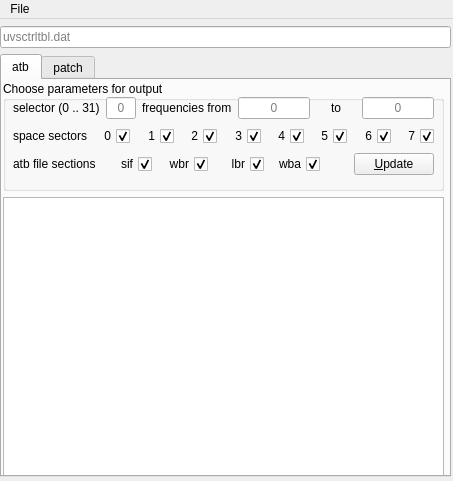
<?xml version="1.0" encoding="UTF-8"?>
<ui version="4.0">
 <class>ViewerDialog</class>
 <widget class="QMainWindow" name="ViewerDialog">
  <property name="windowModality">
   <enum>Qt::WindowModal</enum>
  </property>
  <property name="geometry">
   <rect>
    <x>0</x>
    <y>0</y>
    <width>453</width>
    <height>481</height>
   </rect>
  </property>
  <property name="sizePolicy">
   <sizepolicy hsizetype="Fixed" vsizetype="Fixed">
    <horstretch>0</horstretch>
    <verstretch>0</verstretch>
   </sizepolicy>
  </property>
  <property name="minimumSize">
   <size>
    <width>453</width>
    <height>481</height>
   </size>
  </property>
  <property name="maximumSize">
   <size>
    <width>453</width>
    <height>481</height>
   </size>
  </property>
  <property name="windowTitle">
   <string>ChanTblViewer</string>
  </property>
  <widget class="QWidget" name="centralwidget">
   <widget class="QWidget" name="layoutWidget">
    <property name="geometry">
     <rect>
      <x>0</x>
      <y>7</y>
      <width>451</width>
      <height>451</height>
     </rect>
    </property>
    <layout class="QVBoxLayout" name="verticalLayout_5">
     <item>
      <widget class="QLineEdit" name="m_path">
       <property name="sizePolicy">
        <sizepolicy hsizetype="Expanding" vsizetype="Fixed">
         <horstretch>0</horstretch>
         <verstretch>0</verstretch>
        </sizepolicy>
       </property>
       <property name="alignment">
        <set>Qt::AlignLeading|Qt::AlignLeft|Qt::AlignVCenter</set>
       </property>
       <property name="placeholderText">
        <string>uvsctrltbl.dat</string>
       </property>
      </widget>
     </item>
     <item>
      <widget class="QTabWidget" name="tabWidget">
       <property name="currentIndex">
        <number>0</number>
       </property>
       <widget class="QWidget" name="tabAtb">
        <attribute name="title">
         <string>atb</string>
        </attribute>
        <widget class="QWidget" name="layoutWidget1">
         <property name="geometry">
          <rect>
           <x>1</x>
           <y>1</y>
           <width>441</width>
           <height>401</height>
          </rect>
         </property>
         <layout class="QVBoxLayout" name="verticalLayout_3">
          <item>
           <widget class="QGroupBox" name="groupBox">
            <property name="sizePolicy">
             <sizepolicy hsizetype="Expanding" vsizetype="Preferred">
              <horstretch>0</horstretch>
              <verstretch>0</verstretch>
             </sizepolicy>
            </property>
            <property name="minimumSize">
             <size>
              <width>0</width>
              <height>110</height>
             </size>
            </property>
            <property name="baseSize">
             <size>
              <width>0</width>
              <height>0</height>
             </size>
            </property>
            <property name="title">
             <string>Choose parameters for output</string>
            </property>
            <widget class="QWidget" name="layoutWidget2">
             <property name="geometry">
              <rect>
               <x>10</x>
               <y>15</y>
               <width>421</width>
               <height>83</height>
              </rect>
             </property>
             <layout class="QVBoxLayout" name="verticalLayout">
              <item>
               <layout class="QHBoxLayout" name="horizontalLayout_12">
                <item>
                 <layout class="QGridLayout" name="gridLayout">
                  <item row="0" column="4">
                   <widget class="QLineEdit" name="m_iatb">
                    <property name="sizePolicy">
                     <sizepolicy hsizetype="Fixed" vsizetype="Fixed">
                      <horstretch>0</horstretch>
                      <verstretch>0</verstretch>
                     </sizepolicy>
                    </property>
                    <property name="minimumSize">
                     <size>
                      <width>0</width>
                      <height>0</height>
                     </size>
                    </property>
                    <property name="maximumSize">
                     <size>
                      <width>30</width>
                      <height>16777215</height>
                     </size>
                    </property>
                    <property name="alignment">
                     <set>Qt::AlignCenter</set>
                    </property>
                    <property name="placeholderText">
                     <string>0</string>
                    </property>
                   </widget>
                  </item>
                  <item row="0" column="0" colspan="3">
                   <widget class="QLabel" name="label">
                    <property name="sizePolicy">
                     <sizepolicy hsizetype="Fixed" vsizetype="Fixed">
                      <horstretch>0</horstretch>
                      <verstretch>0</verstretch>
                     </sizepolicy>
                    </property>
                    <property name="minimumSize">
                     <size>
                      <width>0</width>
                      <height>0</height>
                     </size>
                    </property>
                    <property name="text">
                     <string>selector (0 .. 31)</string>
                    </property>
                    <property name="indent">
                     <number>-1</number>
                    </property>
                   </widget>
                  </item>
                 </layout>
                </item>
                <item>
                 <spacer name="horizontalSpacer">
                  <property name="orientation">
                   <enum>Qt::Horizontal</enum>
                  </property>
                  <property name="sizeHint" stdset="0">
                   <size>
                    <width>40</width>
                    <height>20</height>
                   </size>
                  </property>
                 </spacer>
                </item>
                <item>
                 <widget class="QLabel" name="label_5">
                  <property name="sizePolicy">
                   <sizepolicy hsizetype="Fixed" vsizetype="Fixed">
                    <horstretch>0</horstretch>
                    <verstretch>0</verstretch>
                   </sizepolicy>
                  </property>
                  <property name="maximumSize">
                   <size>
                    <width>1000</width>
                    <height>16777215</height>
                   </size>
                  </property>
                  <property name="text">
                   <string>frequencies from</string>
                  </property>
                 </widget>
                </item>
                <item>
                 <layout class="QHBoxLayout" name="horizontalLayout">
                  <item>
                   <widget class="QLineEdit" name="m_ffrom">
                    <property name="maximumSize">
                     <size>
                      <width>16777215</width>
                      <height>16777215</height>
                     </size>
                    </property>
                    <property name="alignment">
                     <set>Qt::AlignCenter</set>
                    </property>
                    <property name="placeholderText">
                     <string>0</string>
                    </property>
                   </widget>
                  </item>
                  <item>
                   <widget class="QLabel" name="label_4">
                    <property name="sizePolicy">
                     <sizepolicy hsizetype="Fixed" vsizetype="Fixed">
                      <horstretch>0</horstretch>
                      <verstretch>0</verstretch>
                     </sizepolicy>
                    </property>
                    <property name="minimumSize">
                     <size>
                      <width>40</width>
                      <height>0</height>
                     </size>
                    </property>
                    <property name="text">
                     <string>to</string>
                    </property>
                    <property name="alignment">
                     <set>Qt::AlignCenter</set>
                    </property>
                   </widget>
                  </item>
                  <item>
                   <widget class="QLineEdit" name="m_fto">
                    <property name="maximumSize">
                     <size>
                      <width>16777215</width>
                      <height>16777215</height>
                     </size>
                    </property>
                    <property name="alignment">
                     <set>Qt::AlignCenter</set>
                    </property>
                    <property name="placeholderText">
                     <string>0</string>
                    </property>
                   </widget>
                  </item>
                 </layout>
                </item>
               </layout>
              </item>
              <item>
               <layout class="QGridLayout" name="gridLayout_2">
                <item row="0" column="0">
                 <widget class="QLabel" name="label_2">
                  <property name="sizePolicy">
                   <sizepolicy hsizetype="Fixed" vsizetype="Fixed">
                    <horstretch>0</horstretch>
                    <verstretch>0</verstretch>
                   </sizepolicy>
                  </property>
                  <property name="minimumSize">
                   <size>
                    <width>32</width>
                    <height>0</height>
                   </size>
                  </property>
                  <property name="text">
                   <string>space sectors</string>
                  </property>
                 </widget>
                </item>
                <item row="0" column="8">
                 <widget class="QCheckBox" name="m_g7">
                  <property name="layoutDirection">
                   <enum>Qt::RightToLeft</enum>
                  </property>
                  <property name="text">
                   <string>7</string>
                  </property>
                  <property name="checked">
                   <bool>true</bool>
                  </property>
                 </widget>
                </item>
                <item row="0" column="7">
                 <widget class="QCheckBox" name="m_g6">
                  <property name="layoutDirection">
                   <enum>Qt::RightToLeft</enum>
                  </property>
                  <property name="text">
                   <string>6</string>
                  </property>
                  <property name="checked">
                   <bool>true</bool>
                  </property>
                 </widget>
                </item>
                <item row="0" column="6">
                 <widget class="QCheckBox" name="m_g5">
                  <property name="layoutDirection">
                   <enum>Qt::RightToLeft</enum>
                  </property>
                  <property name="text">
                   <string>5</string>
                  </property>
                  <property name="checked">
                   <bool>true</bool>
                  </property>
                 </widget>
                </item>
                <item row="0" column="5">
                 <widget class="QCheckBox" name="m_g4">
                  <property name="layoutDirection">
                   <enum>Qt::RightToLeft</enum>
                  </property>
                  <property name="text">
                   <string>4</string>
                  </property>
                  <property name="checked">
                   <bool>true</bool>
                  </property>
                 </widget>
                </item>
                <item row="0" column="4">
                 <widget class="QCheckBox" name="m_g3">
                  <property name="layoutDirection">
                   <enum>Qt::RightToLeft</enum>
                  </property>
                  <property name="text">
                   <string>3</string>
                  </property>
                  <property name="checked">
                   <bool>true</bool>
                  </property>
                 </widget>
                </item>
                <item row="0" column="3">
                 <widget class="QCheckBox" name="m_g2">
                  <property name="layoutDirection">
                   <enum>Qt::RightToLeft</enum>
                  </property>
                  <property name="text">
                   <string>2</string>
                  </property>
                  <property name="checked">
                   <bool>true</bool>
                  </property>
                 </widget>
                </item>
                <item row="0" column="2">
                 <widget class="QCheckBox" name="m_g1">
                  <property name="layoutDirection">
                   <enum>Qt::RightToLeft</enum>
                  </property>
                  <property name="text">
                   <string>1</string>
                  </property>
                  <property name="checked">
                   <bool>true</bool>
                  </property>
                 </widget>
                </item>
                <item row="0" column="1">
                 <widget class="QCheckBox" name="m_g0">
                  <property name="layoutDirection">
                   <enum>Qt::RightToLeft</enum>
                  </property>
                  <property name="text">
                   <string>0</string>
                  </property>
                  <property name="checked">
                   <bool>true</bool>
                  </property>
                 </widget>
                </item>
               </layout>
              </item>
              <item>
               <layout class="QHBoxLayout" name="horizontalLayout_13">
                <item>
                 <layout class="QGridLayout" name="gridLayout_3">
                  <item row="0" column="0">
                   <widget class="QLabel" name="label_3">
                    <property name="sizePolicy">
                     <sizepolicy hsizetype="Fixed" vsizetype="Fixed">
                      <horstretch>0</horstretch>
                      <verstretch>0</verstretch>
                     </sizepolicy>
                    </property>
                    <property name="text">
                     <string>atb file sections</string>
                    </property>
                   </widget>
                  </item>
                  <item row="0" column="4">
                   <widget class="QCheckBox" name="m_wba">
                    <property name="minimumSize">
                     <size>
                      <width>50</width>
                      <height>0</height>
                     </size>
                    </property>
                    <property name="layoutDirection">
                     <enum>Qt::RightToLeft</enum>
                    </property>
                    <property name="text">
                     <string>wba</string>
                    </property>
                    <property name="checked">
                     <bool>true</bool>
                    </property>
                   </widget>
                  </item>
                  <item row="0" column="3">
                   <widget class="QCheckBox" name="m_lbr">
                    <property name="minimumSize">
                     <size>
                      <width>50</width>
                      <height>0</height>
                     </size>
                    </property>
                    <property name="layoutDirection">
                     <enum>Qt::RightToLeft</enum>
                    </property>
                    <property name="text">
                     <string>lbr</string>
                    </property>
                    <property name="checked">
                     <bool>true</bool>
                    </property>
                   </widget>
                  </item>
                  <item row="0" column="2">
                   <widget class="QCheckBox" name="m_wbr">
                    <property name="minimumSize">
                     <size>
                      <width>50</width>
                      <height>0</height>
                     </size>
                    </property>
                    <property name="layoutDirection">
                     <enum>Qt::RightToLeft</enum>
                    </property>
                    <property name="text">
                     <string>wbr</string>
                    </property>
                    <property name="checked">
                     <bool>true</bool>
                    </property>
                   </widget>
                  </item>
                  <item row="0" column="1">
                   <widget class="QCheckBox" name="m_sif">
                    <property name="minimumSize">
                     <size>
                      <width>50</width>
                      <height>18</height>
                     </size>
                    </property>
                    <property name="maximumSize">
                     <size>
                      <width>135</width>
                      <height>16777215</height>
                     </size>
                    </property>
                    <property name="layoutDirection">
                     <enum>Qt::RightToLeft</enum>
                    </property>
                    <property name="text">
                     <string>sif</string>
                    </property>
                    <property name="checked">
                     <bool>true</bool>
                    </property>
                   </widget>
                  </item>
                 </layout>
                </item>
                <item>
                 <spacer name="horizontalSpacer_4">
                  <property name="orientation">
                   <enum>Qt::Horizontal</enum>
                  </property>
                  <property name="sizeHint" stdset="0">
                   <size>
                    <width>40</width>
                    <height>20</height>
                   </size>
                  </property>
                 </spacer>
                </item>
                <item>
                 <widget class="QPushButton" name="m_cmdReset">
                  <property name="text">
                   <string>&amp;Update</string>
                  </property>
                 </widget>
                </item>
               </layout>
              </item>
             </layout>
            </widget>
           </widget>
          </item>
          <item>
           <widget class="QPlainTextEdit" name="m_pte">
            <property name="lineWrapMode">
             <enum>QPlainTextEdit::NoWrap</enum>
            </property>
            <property name="readOnly">
             <bool>true</bool>
            </property>
           </widget>
          </item>
         </layout>
        </widget>
       </widget>
       <widget class="QWidget" name="tabPatch">
        <attribute name="title">
         <string>patch</string>
        </attribute>
        <widget class="QGroupBox" name="groupBox_2">
         <property name="geometry">
          <rect>
           <x>0</x>
           <y>40</y>
           <width>331</width>
           <height>351</height>
          </rect>
         </property>
         <property name="title">
          <string>Parameter selection</string>
         </property>
         <widget class="QWidget" name="layoutWidget3">
          <property name="geometry">
           <rect>
            <x>10</x>
            <y>20</y>
            <width>311</width>
            <height>331</height>
           </rect>
          </property>
          <layout class="QVBoxLayout" name="verticalLayout_4">
           <item>
            <widget class="QLabel" name="label_6">
             <property name="font">
              <font>
               <pointsize>16</pointsize>
              </font>
             </property>
             <property name="text">
              <string>Sif</string>
             </property>
            </widget>
           </item>
           <item>
            <layout class="QHBoxLayout" name="layoutSif">
             <item>
              <widget class="QRadioButton" name="radioButton_bAttSif">
               <property name="minimumSize">
                <size>
                 <width>55</width>
                 <height>0</height>
                </size>
               </property>
               <property name="text">
                <string>bAttSif</string>
               </property>
              </widget>
             </item>
             <item>
              <widget class="QRadioButton" name="radioButton_sTrashSif">
               <property name="minimumSize">
                <size>
                 <width>65</width>
                 <height>0</height>
                </size>
               </property>
               <property name="text">
                <string>sTrashSif</string>
               </property>
              </widget>
             </item>
             <item>
              <widget class="QRadioButton" name="radioButton_sTrashSif1">
               <property name="minimumSize">
                <size>
                 <width>68</width>
                 <height>0</height>
                </size>
               </property>
               <property name="text">
                <string>sTrashSif1</string>
               </property>
              </widget>
             </item>
             <item>
              <widget class="QRadioButton" name="radioButton_bSifOutMult">
               <property name="minimumSize">
                <size>
                 <width>80</width>
                 <height>0</height>
                </size>
               </property>
               <property name="text">
                <string>bSifOutMult</string>
               </property>
              </widget>
             </item>
            </layout>
           </item>
           <item>
            <widget class="QLabel" name="label_7">
             <property name="font">
              <font>
               <pointsize>16</pointsize>
              </font>
             </property>
             <property name="text">
              <string>Wbr</string>
             </property>
            </widget>
           </item>
           <item>
            <layout class="QHBoxLayout" name="layoutWbr1">
             <item>
              <widget class="QRadioButton" name="radioButton_bAttWbr">
               <property name="text">
                <string>bAttWbr</string>
               </property>
              </widget>
             </item>
             <item>
              <widget class="QRadioButton" name="radioButton_bAtt">
               <property name="text">
                <string>bAtt</string>
               </property>
              </widget>
             </item>
             <item>
              <widget class="QRadioButton" name="radioButton_sTrash">
               <property name="text">
                <string>sTrash</string>
               </property>
              </widget>
             </item>
            </layout>
           </item>
           <item>
            <layout class="QHBoxLayout" name="layoutWbr2">
             <item>
              <widget class="QRadioButton" name="radioButton_sTrash1">
               <property name="minimumSize">
                <size>
                 <width>100</width>
                 <height>0</height>
                </size>
               </property>
               <property name="text">
                <string>sTrash1</string>
               </property>
              </widget>
             </item>
             <item>
              <widget class="QRadioButton" name="radioButton_bWbrOutMult">
               <property name="text">
                <string>bWbrOutMult</string>
               </property>
              </widget>
             </item>
             <item>
              <spacer name="horizontalSpacer_2">
               <property name="orientation">
                <enum>Qt::Horizontal</enum>
               </property>
               <property name="sizeHint" stdset="0">
                <size>
                 <width>40</width>
                 <height>20</height>
                </size>
               </property>
              </spacer>
             </item>
            </layout>
           </item>
           <item>
            <widget class="QLabel" name="label_11">
             <property name="font">
              <font>
               <pointsize>16</pointsize>
              </font>
             </property>
             <property name="text">
              <string>Lbr</string>
             </property>
            </widget>
           </item>
           <item>
            <layout class="QHBoxLayout" name="layoutLbr">
             <item>
              <widget class="QRadioButton" name="radioButton_bAttL">
               <property name="text">
                <string>bAttL</string>
               </property>
              </widget>
             </item>
             <item>
              <widget class="QRadioButton" name="radioButton_sTrashLbr">
               <property name="text">
                <string>sTrashLbr</string>
               </property>
              </widget>
             </item>
             <item>
              <widget class="QRadioButton" name="radioButton_sTrashLbr1">
               <property name="text">
                <string>sTrashLbr1</string>
               </property>
              </widget>
             </item>
            </layout>
           </item>
           <item>
            <widget class="QRadioButton" name="radioButton_bLbrOutMult">
             <property name="text">
              <string>bLbrOutMult</string>
             </property>
            </widget>
           </item>
           <item>
            <widget class="QLabel" name="label_12">
             <property name="font">
              <font>
               <pointsize>16</pointsize>
              </font>
             </property>
             <property name="text">
              <string>Wba</string>
             </property>
            </widget>
           </item>
           <item>
            <layout class="QHBoxLayout" name="horizontalLayout_9">
             <item>
              <widget class="QRadioButton" name="radioButton_bAttWba">
               <property name="text">
                <string>bAttWba</string>
               </property>
              </widget>
             </item>
             <item>
              <widget class="QRadioButton" name="radioButton_sTrashWba">
               <property name="text">
                <string>sTrashWba</string>
               </property>
              </widget>
             </item>
             <item>
              <widget class="QRadioButton" name="radioButton_sTrashWba1">
               <property name="text">
                <string>sTrashWba1</string>
               </property>
              </widget>
             </item>
            </layout>
           </item>
           <item>
            <widget class="QRadioButton" name="radioButton_bWbaOutMult">
             <property name="text">
              <string>bWbaOutMult</string>
             </property>
            </widget>
           </item>
          </layout>
         </widget>
        </widget>
        <widget class="QWidget" name="layoutWidget4">
         <property name="geometry">
          <rect>
           <x>340</x>
           <y>40</y>
           <width>101</width>
           <height>321</height>
          </rect>
         </property>
         <layout class="QVBoxLayout" name="verticalLayout_2">
          <item>
           <widget class="QLabel" name="label_10">
            <property name="minimumSize">
             <size>
              <width>35</width>
              <height>0</height>
             </size>
            </property>
            <property name="text">
             <string>values list</string>
            </property>
            <property name="alignment">
             <set>Qt::AlignLeading|Qt::AlignLeft|Qt::AlignVCenter</set>
            </property>
           </widget>
          </item>
          <item>
           <widget class="QListView" name="listVal">
            <property name="minimumSize">
             <size>
              <width>0</width>
              <height>0</height>
             </size>
            </property>
           </widget>
          </item>
         </layout>
        </widget>
        <widget class="QWidget" name="layoutWidget5">
         <property name="geometry">
          <rect>
           <x>10</x>
           <y>0</y>
           <width>431</width>
           <height>35</height>
          </rect>
         </property>
         <layout class="QHBoxLayout" name="horizontalLayout_11">
          <item>
           <layout class="QHBoxLayout" name="horizontalLayout_6">
            <item>
             <widget class="QLabel" name="label_9">
              <property name="minimumSize">
               <size>
                <width>30</width>
                <height>0</height>
               </size>
              </property>
              <property name="maximumSize">
               <size>
                <width>30</width>
                <height>16777215</height>
               </size>
              </property>
              <property name="font">
               <font>
                <pointsize>16</pointsize>
               </font>
              </property>
              <property name="text">
               <string>Sel</string>
              </property>
              <property name="alignment">
               <set>Qt::AlignRight|Qt::AlignTrailing|Qt::AlignVCenter</set>
              </property>
             </widget>
            </item>
            <item>
             <widget class="QSpinBox" name="spinSel">
              <property name="minimumSize">
               <size>
                <width>50</width>
                <height>0</height>
               </size>
              </property>
              <property name="font">
               <font>
                <pointsize>16</pointsize>
               </font>
              </property>
              <property name="maximum">
               <number>31</number>
              </property>
             </widget>
            </item>
           </layout>
          </item>
          <item>
           <layout class="QHBoxLayout" name="horizontalLayout_4">
            <item>
             <widget class="QLabel" name="label_8">
              <property name="sizePolicy">
               <sizepolicy hsizetype="Preferred" vsizetype="Preferred">
                <horstretch>0</horstretch>
                <verstretch>0</verstretch>
               </sizepolicy>
              </property>
              <property name="minimumSize">
               <size>
                <width>40</width>
                <height>0</height>
               </size>
              </property>
              <property name="maximumSize">
               <size>
                <width>30</width>
                <height>16777215</height>
               </size>
              </property>
              <property name="font">
               <font>
                <pointsize>16</pointsize>
               </font>
              </property>
              <property name="text">
               <string>Sec</string>
              </property>
              <property name="alignment">
               <set>Qt::AlignRight|Qt::AlignTrailing|Qt::AlignVCenter</set>
              </property>
             </widget>
            </item>
            <item>
             <widget class="QSpinBox" name="spinSec">
              <property name="minimumSize">
               <size>
                <width>0</width>
                <height>0</height>
               </size>
              </property>
              <property name="font">
               <font>
                <pointsize>16</pointsize>
               </font>
              </property>
              <property name="maximum">
               <number>7</number>
              </property>
             </widget>
            </item>
           </layout>
          </item>
          <item>
           <layout class="QHBoxLayout" name="horizontalLayout_3">
            <item>
             <widget class="QLabel" name="label_19">
              <property name="minimumSize">
               <size>
                <width>50</width>
                <height>0</height>
               </size>
              </property>
              <property name="maximumSize">
               <size>
                <width>30</width>
                <height>16777215</height>
               </size>
              </property>
              <property name="font">
               <font>
                <pointsize>16</pointsize>
               </font>
              </property>
              <property name="text">
               <string>Freq</string>
              </property>
              <property name="alignment">
               <set>Qt::AlignRight|Qt::AlignTrailing|Qt::AlignVCenter</set>
              </property>
             </widget>
            </item>
            <item>
             <widget class="QSpinBox" name="spinFreq">
              <property name="minimumSize">
               <size>
                <width>70</width>
                <height>0</height>
               </size>
              </property>
              <property name="font">
               <font>
                <pointsize>16</pointsize>
               </font>
              </property>
              <property name="maximum">
               <number>2047</number>
              </property>
             </widget>
            </item>
           </layout>
          </item>
         </layout>
        </widget>
        <widget class="QPushButton" name="applyButton">
         <property name="geometry">
          <rect>
           <x>340</x>
           <y>370</y>
           <width>101</width>
           <height>21</height>
          </rect>
         </property>
         <property name="text">
          <string>Apply changes</string>
         </property>
        </widget>
       </widget>
      </widget>
     </item>
    </layout>
   </widget>
  </widget>
  <widget class="QMenuBar" name="menubar">
   <property name="geometry">
    <rect>
     <x>0</x>
     <y>0</y>
     <width>453</width>
     <height>20</height>
    </rect>
   </property>
   <widget class="QMenu" name="menuFile">
    <property name="title">
     <string>File</string>
    </property>
   </widget>
   <addaction name="menuFile"/>
  </widget>
  <action name="actionOpen">
   <property name="text">
    <string>Open</string>
   </property>
  </action>
  <action name="actionSave">
   <property name="text">
    <string>Save</string>
   </property>
  </action>
  <action name="actionSave_as_CSV">
   <property name="text">
    <string>Save as CSV</string>
   </property>
  </action>
  <action name="actionExit">
   <property name="text">
    <string>Exit</string>
   </property>
  </action>
 </widget>
 <tabstops>
  <tabstop>m_path</tabstop>
  <tabstop>tabWidget</tabstop>
  <tabstop>m_iatb</tabstop>
  <tabstop>m_ffrom</tabstop>
  <tabstop>m_fto</tabstop>
  <tabstop>m_g0</tabstop>
  <tabstop>m_g1</tabstop>
  <tabstop>m_g2</tabstop>
  <tabstop>m_g3</tabstop>
  <tabstop>m_g4</tabstop>
  <tabstop>m_g5</tabstop>
  <tabstop>m_g6</tabstop>
  <tabstop>m_g7</tabstop>
  <tabstop>m_sif</tabstop>
  <tabstop>m_wbr</tabstop>
  <tabstop>m_lbr</tabstop>
  <tabstop>m_wba</tabstop>
  <tabstop>m_cmdReset</tabstop>
  <tabstop>m_pte</tabstop>
  <tabstop>spinSel</tabstop>
  <tabstop>spinSec</tabstop>
  <tabstop>spinFreq</tabstop>
  <tabstop>radioButton_bAttSif</tabstop>
  <tabstop>radioButton_sTrashSif</tabstop>
  <tabstop>radioButton_sTrashSif1</tabstop>
  <tabstop>radioButton_bSifOutMult</tabstop>
  <tabstop>radioButton_bAttWbr</tabstop>
  <tabstop>radioButton_bAtt</tabstop>
  <tabstop>radioButton_sTrash</tabstop>
  <tabstop>radioButton_sTrash1</tabstop>
  <tabstop>radioButton_bWbrOutMult</tabstop>
  <tabstop>radioButton_bAttL</tabstop>
  <tabstop>radioButton_sTrashLbr</tabstop>
  <tabstop>radioButton_sTrashLbr1</tabstop>
  <tabstop>radioButton_bLbrOutMult</tabstop>
  <tabstop>radioButton_bAttWba</tabstop>
  <tabstop>radioButton_sTrashWba</tabstop>
  <tabstop>radioButton_sTrashWba1</tabstop>
  <tabstop>radioButton_bWbaOutMult</tabstop>
  <tabstop>listVal</tabstop>
 </tabstops>
 <resources/>
 <connections/>
</ui>
